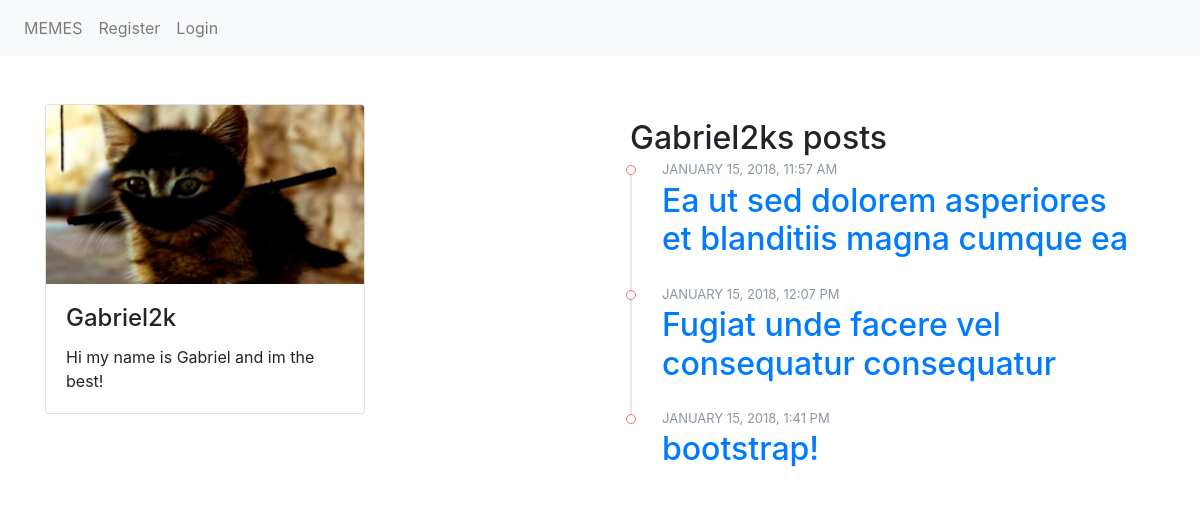
Page /viewProfile.php?id=18 on the earlier database version.
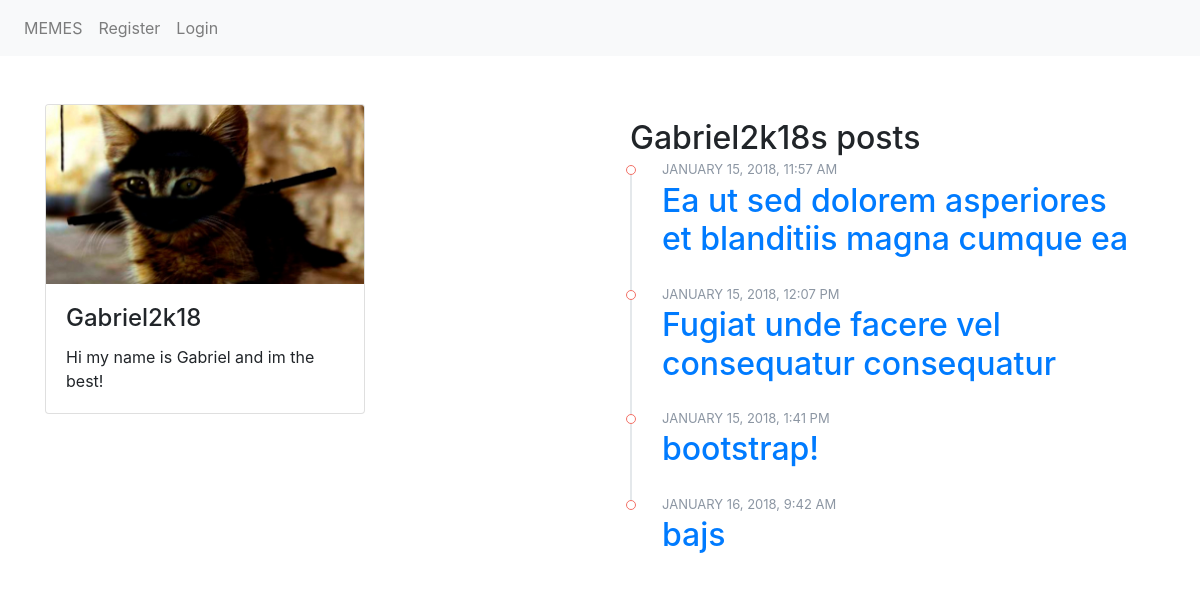
Same page on the later database version.
### tables this page shows
CREATE TABLE "USERS" (
	`ID`	INTEGER NOT NULL PRIMARY KEY AUTOINCREMENT,
	`USERNAME`	TEXT NOT NULL,
	`MAIL`	TEXT NOT NULL,
	`PASSWORD`	TEXT NOT NULL,
	`BIO`	TEXT,
	`IMAGE`	TEXT
);

CREATE TABLE "POSTS" (
	`post_id`	INTEGER NOT NULL PRIMARY KEY AUTOINCREMENT,
	`title`	TEXT NOT NULL,
	`user_id`	INTEGER NOT NULL,
	`link`	TEXT,
	`post_date`	TEXT,
	`description`	TEXT
);

### app/functions.php (called while the page is built, shortened)
<?php
function userPosts($pdo, $id){
  $statement = $pdo->query("SELECT * FROM POSTS WHERE user_id = '$id'");
  $myPosts2 = $statement->fetchAll(PDO::FETCH_ASSOC);
  return $myPosts2;
}
function userProfile($pdo, $id){
  $statement = $pdo->query("SELECT * FROM USERS WHERE ID = '$id'");
  $userProfile = $statement->fetch(PDO::FETCH_ASSOC);
  return $userProfile;
}

### viewProfile.php (the view)
<?php
require __DIR__.'/views/header.php';
$id = $_GET['id'];
$userProfile = userProfile($pdo, $id);
$myPosts2 = userPosts($pdo, $id);
?>
<div class="row">
  <div class="col-md-6">
    <div class="card" style="width: 20rem;">
      <?php if (!$userProfile['IMAGE']) {
        ?> <img class="card-img-top" src="https://s3.amazonaws.com/wll-community-production/images/no-avatar.png" alt=""> <?php
        } else {
        ?> <img class="card-img-top" src=" <?php echo "images/".$userProfile['IMAGE']; ?>">
        <?php }  ?>
  <div class="card-body">
    <h4 class="card-title"><?php echo $userProfile['USERNAME'] ?></h4>
    <p class="card-text"><?php echo $userProfile['BIO'];
    if (!$userProfile['BIO']) {
        echo $userProfile['USERNAME']." hasn't written a bio yet.";
    } ?></p>
  </div>
</div>
</div>
<div class="col-md-6">
  <div class="activity-feed">
    <h2><?php echo $userProfile['USERNAME'] ?>s posts</h2>
    <?php foreach ($myPosts2 as $key => $value) { ?>
  <div class="feed-item">
    <div class="date"> <?php echo $value['post_date'] ?></div>
      <div class="text"><a href="comments.php?id=<?php echo $value['post_id'] ?>"> <h2><?php echo $value['title'];?></a></div>
      </div>
    <?php } ?>
    </div>
  </div>
</div>
<?php
require __DIR__.'/views/footer.php'; ?>

Differences in the rows shown:
changed users "Hi my name is Gabriel and im the best!": USERNAME "Gabriel2k" → "Gabriel2k18"
added posts: post_date "JANUARY 16, 2018, 9:42 AM", title "bajs"
